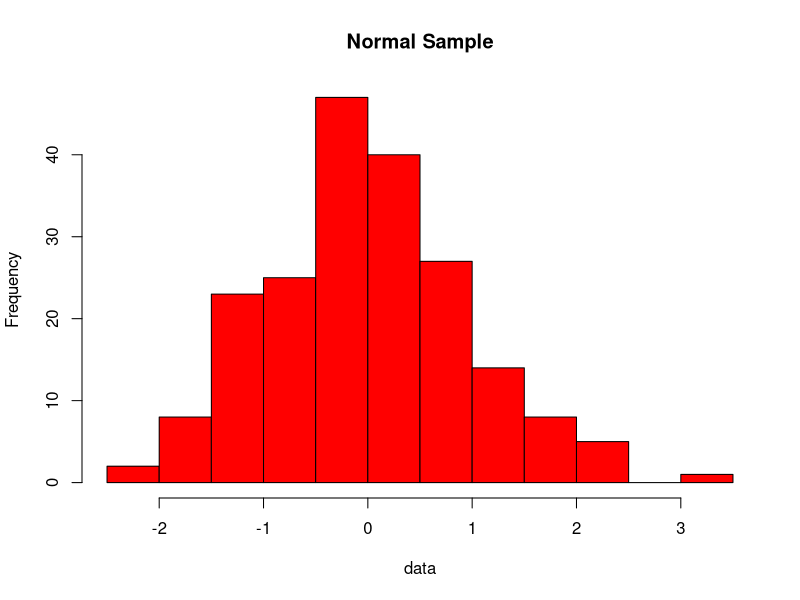
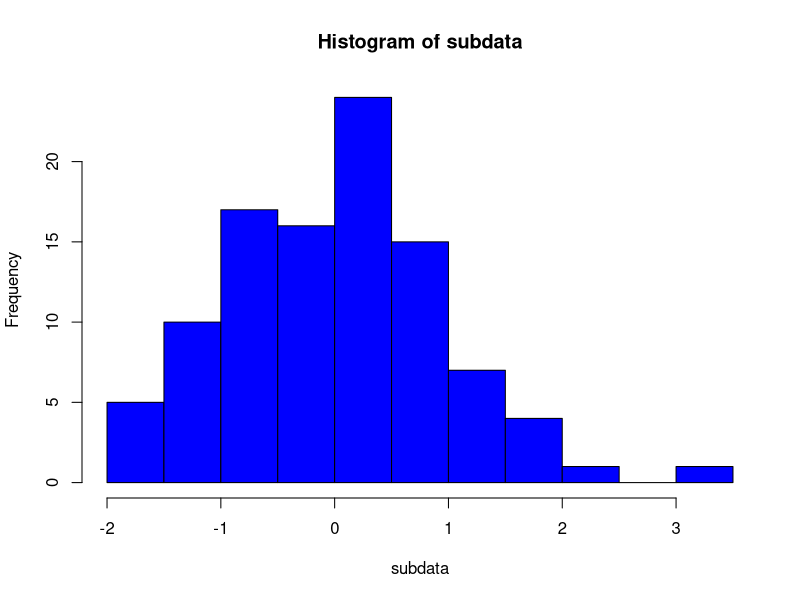

R code for these plots, in order:
library(dplyr)
set.seed(123)
#task 1
a1<-dbinom(6,10,0.5)
b1<-dbinom(4,10,0.5)+dbinom(5, size=10, 0.5)
c1<-pbinom(3,10,0.5)
d1<-sum(dbinom(6:10,10,0.5)) #double check
#P(X>=x) DNE P(X>x)
dAlt1 <- pbinom(5,10,0.5,lower.tail = F)
#task 2
a2 = pnorm(-2.15)
b2 = pnorm(2.54,lower.tail = F)
c2 = pnorm(1.96)-pnorm(-1.96)
d2 = qnorm(0.025)
e = qnorm(0.05,lower.tail = F)
f = qnorm(0.01/2)#symmetry

#task 3
data <- rnorm(200)
hist(data,main = "Normal Sample",col = "red")
subdata = sample(data,100,replace = T)
hist(subdata,col = "blue")
mean(subdata)
sd(subdata)
